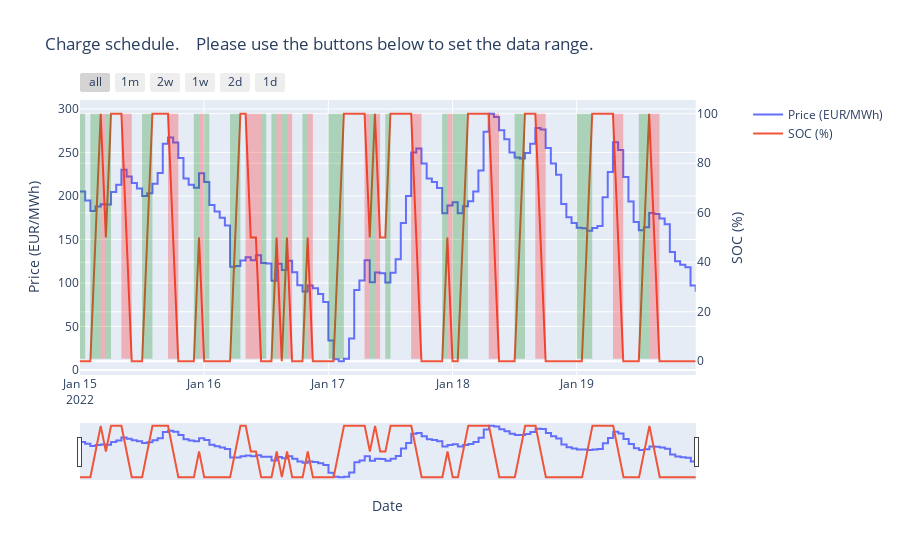

Here is the notebook cell this chart was saved with:
### Markdown cell above
# Show profits :

### Code cell
start_show = start
end_show = end
display_schedule(df_optim,start_show,end_show)
